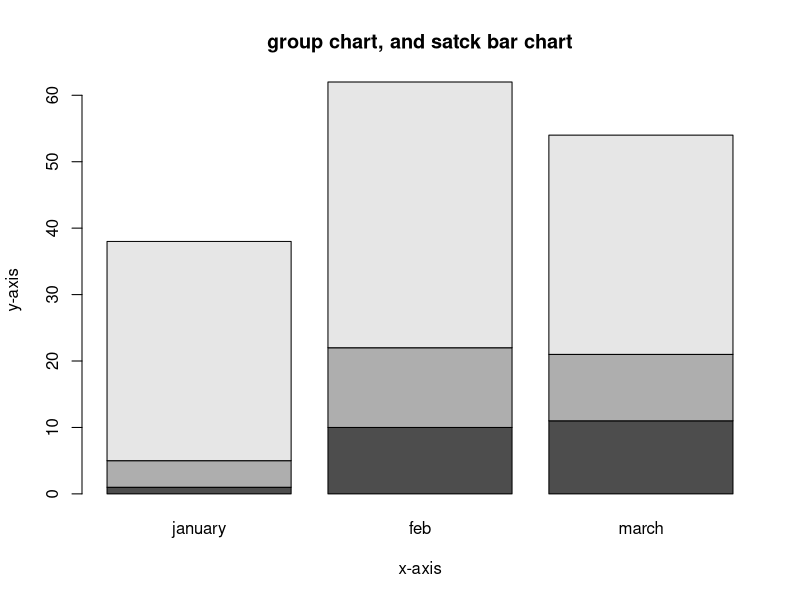

Source code (R):
val<-matrix(c(1,10,11,4,12,10,33,40,33),nrow=3,ncol=3,byrow=TRUE)
barplot(val,main="group chart, and satck bar chart",xlab="x-axis",ylab="y-axis",names.arg=c("january","feb","march"))
